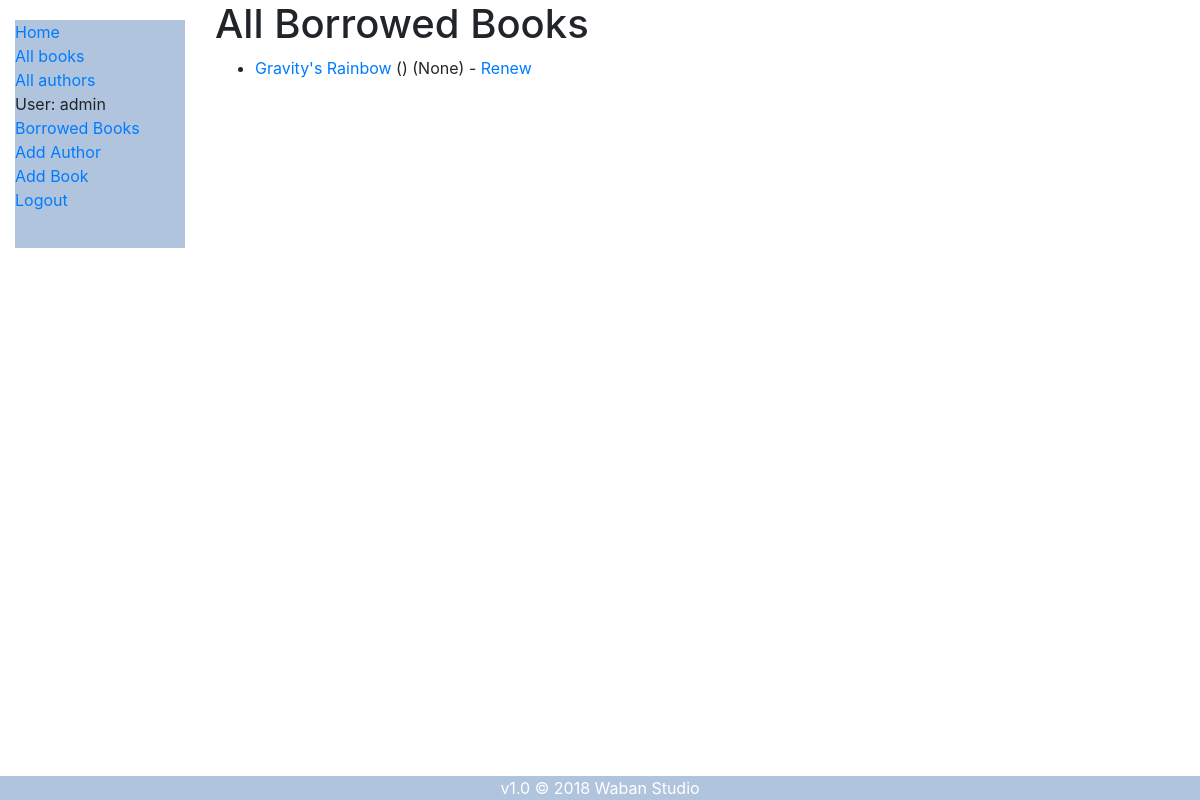
Before: /catalog/borrowed/ (signed in) with the older database file.
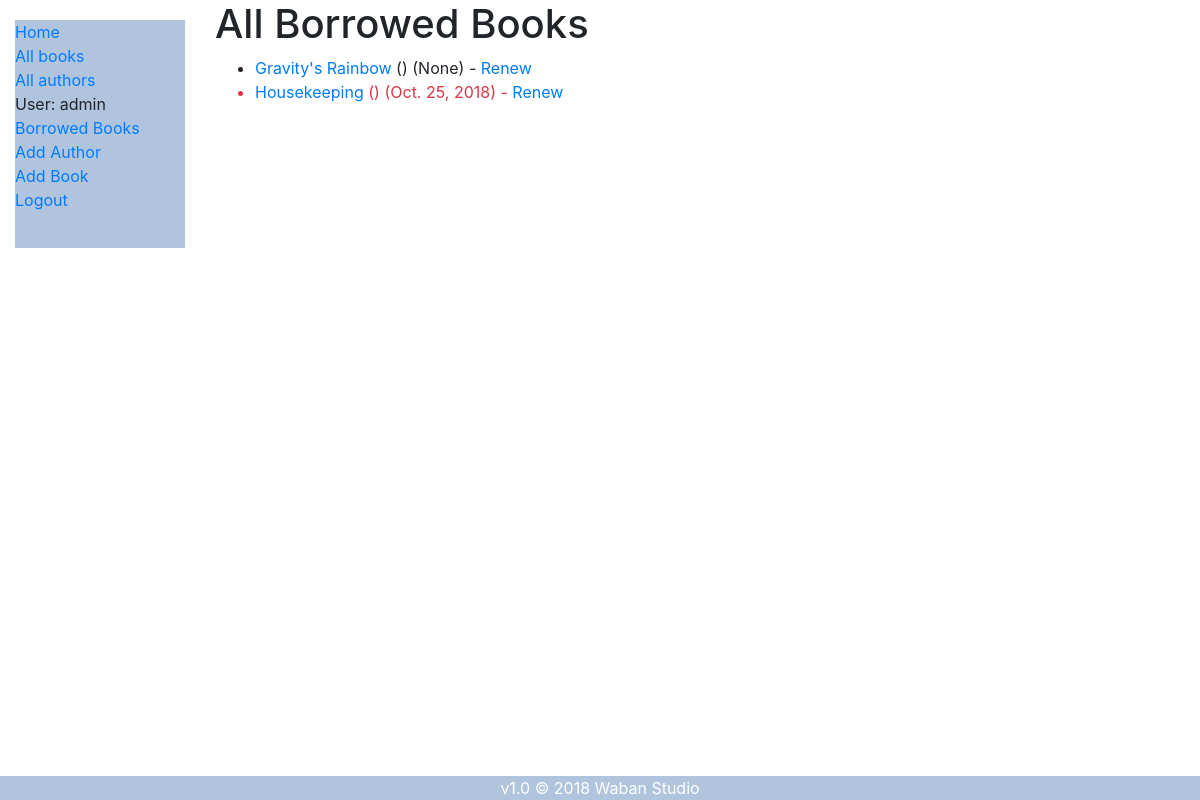
After: the same page with the newer database file.
### catalog/models.py (models this page shows, shortened)
class BookInstance(models.Model):
    id = models.UUIDField(primary_key=True, default=uuid.uuid4, help_text='Unique ID for this particular book across whole library')
    book = models.ForeignKey('Book', on_delete=models.SET_NULL, null=True)
    author = models.ForeignKey ('Author', on_delete=models.SET_NULL, null=True)
    imprint = models.CharField(max_length=200)
    due_back = models.DateField(null=True, blank=True)
    borrower = models.ForeignKey(User, on_delete=models.SET_NULL, null=True, blank=True)
    LOAN_STATUS = (
        ('m', 'Maintenance'),
        ('o', 'On loan'),
        ('a', 'Available'),
        ('r', 'Reserved'),
    )
    status = models.CharField(
        max_length=1,
        choices=LOAN_STATUS,
        blank=True,
        default='m',
        help_text='Book availability',
    )
    class Meta:
        ordering = ['due_back']
        permissions = (("can_mark_returned", "Set book as returned"),
                        ("can_borrow_book", "User can borrow books"),)
    @property
    def is_overdue(self):
        if self.due_back and date.today() > self.due_back:
            return True
        return False

class Book(models.Model):
    title = models.CharField('title', max_length=200)
    author = models.ForeignKey('author', on_delete=models.SET_NULL, null=True)
    summary = models.TextField(max_length=1000, help_text='Enter a brief description of the book')
    isbn = models.CharField('isbn', max_length=13, help_text='13 Character <a href="https://www.isbn-international.org/content/what-isbn">ISBN number</a>')
    genre = models.ManyToManyField(Genre, help_text='Select a genre for this book')
    class Meta:
        permissions = (("can_delete_book", "Delete book"),)
    def display_genre(self):
        """Create a string for the Genre. This is required to display genre in Admin."""
        return ', '.join(genre.name for genre in self.genre.all()[:3])
    display_genre.short_description = 'Genre'

### catalog/views.py (the view)
# urls.py: path('borrowed/', views.LoanedBooksLibrarianListView.as_view(), name='all-borrowed'),
class LoanedBooksLibrarianListView(LoginRequiredMixin,generic.ListView):
    permission_required = 'catalog.can_mark_returned'
    model = BookInstance
    template_name ='catalog/bookinstance_list_borrowed_librarian.html'
    paginate_by = 10
    def get_queryset(self):
        return BookInstance.objects.filter(status__exact='o').order_by('due_back')

### catalog/templates/catalog/bookinstance_list_borrowed_librarian.html
{% extends "base_generic.html" %}
{% block content %}
    <h1>All Borrowed Books</h1>
    {% if bookinstance_list %}
    <ul>
      {% for bookinst in bookinstance_list %}
      <li class="{% if bookinst.is_overdue %}text-danger{% endif %}">
        <a href="{% url 'book-detail' bookinst.book.pk %}">{{bookinst.book.title}}</a> ({{bookinst.borrower.get_username}}) ({{ bookinst.due_back }})
        {% if perms.catalog.can_mark_returned %}- <a href="{% url 'renew-book-librarian' bookinst.id %}">Renew</a>  {% endif %}
      </li>
      {% endfor %}
    </ul>
    {% else %}
      <p>There are no books borrowed.</p>
    {% endif %}
{% endblock %}

Changed rows visible on the page:
added BookInstance: book "Housekeeping", due_back "Oct. 25, 2018"
